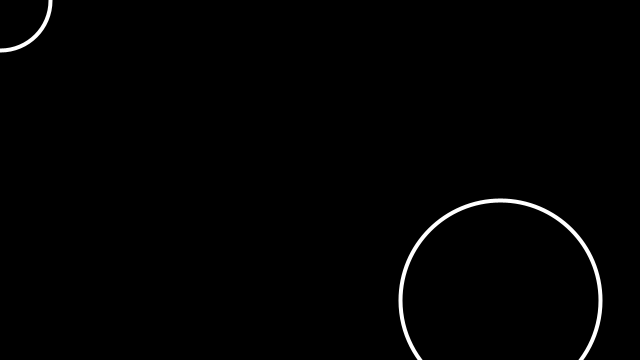
Frame 1 (no input)
Frame 60 (the mouse pressed at the canvas centre just before this capture): identical to frame 1, image omitted
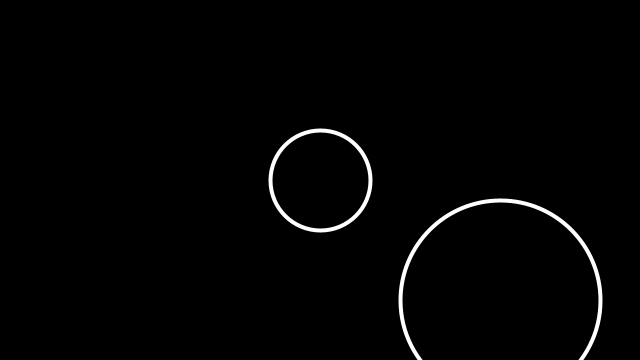
Frame 120 (the mouse held since frame 60 and released just before this capture)

The Processing sketch that drew these frames (run headless with seeded random() and noise(); from frame 60 on, the mouse is pressed at the canvas centre):

// Processing sketch: object
// ── object.pde
Particle p1;
Particle p2;

void setup() {
  size(640,360);
  p1 = new Particle(100, 100, 50);
  p2 = new Particle(500, 300, 100);
}

void draw() {
  background(0);
  if(p1.overlaps(p2)) {
    background(100,50,50);
  }
  p1.x = mouseX;
  p1.y = mouseY;
  p1.display();
  p2.display();
}

// ── Particle.pde
class Particle {
  int x;
  int y;
  int r;
  Particle(int x, int y, int r){
    this.x = x;
    this.y = y;
    this.r = r;
  }
  
  void display() {
    stroke(255);
    strokeWeight(4);
    noFill();
    ellipse(x, y, r*2, r*2);
  }
  
  boolean overlaps(Particle other){
    return dist(x, y, other.x, other.y) < (r + other.r + 4);
  }
}
